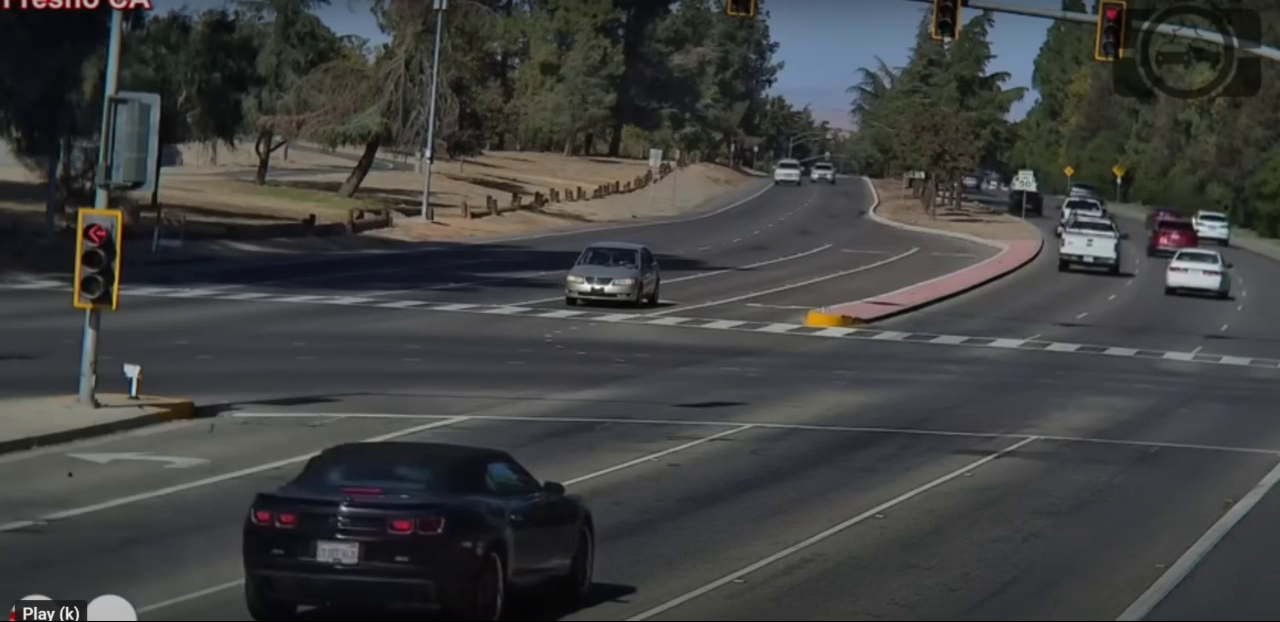
#> input picture frame 49 of vanet/accident.mp4, 1280 x 622 px
$ python accidentDetection.py
#> lines starting #> are read from the running program, lines starting #| are printed output that depends on the picture
import cv2
import time
import datetime
# import pywhatkit as kit
# Function to check if the current time exceeds the specified timestamp
def is_accident_time(current_time, accident_time):
    return current_time >= accident_time

# Initialize video capture from a camera (you can replace 0 with the camera index or video file path)
cap = cv2.VideoCapture("accident.mp4")

# Initialize background frame for motion detection
background = None

# Parameters for motion detection
motion_threshold = 1000

# Timestamp when the accident occurs (in seconds from the start of the video)
accident_timestamp = 9

# Get the current time
start_time = time.time()

phone_number = "+916397182160"  # Include the country code
message = "Hello, this is a test message!"

# Get the current time
now = datetime.datetime.now()
wait_time_seconds = 10
call_time_seconds = 15
wait_time = time.strftime("%H:%M", time.localtime(time.time() + wait_time_seconds))
call_time = time.strftime("%H:%M", time.localtime(time.time() + call_time_seconds))

while True:
    # Read a frame from the camera
    ret, frame = cap.read()
#> frame is the input picture: shape (622, 1280, 3); mean B, G, R 63.8, 64.2, 63.6

    # Convert the frame to grayscale
    gray = cv2.cvtColor(frame, cv2.COLOR_BGR2GRAY)
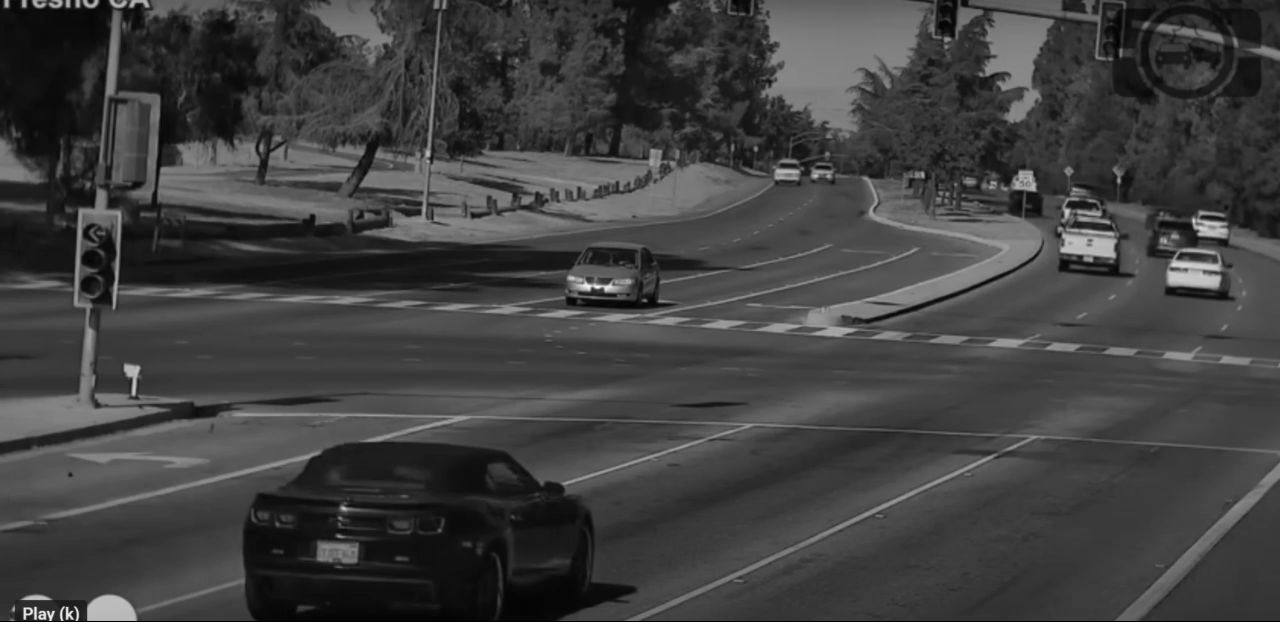
#> gray: shape (622, 1280); min 0, max 249, mean 63.9

    # Blur the frame to reduce noise
    blurred = cv2.GaussianBlur(gray, (5, 5), 0)

    # Initialize the background frame
    if background is None:
        background = blurred
        continue

    # Compute the absolute difference between the current frame and the background
    diff = cv2.absdiff(background, blurred)

    # Apply a threshold to the difference to get the foreground mask
    _, thresh = cv2.threshold(diff, 25, 255, cv2.THRESH_BINARY)

    # Find contours in the thresholded image
    contours, _ = cv2.findContours(thresh, cv2.RETR_EXTERNAL, cv2.CHAIN_APPROX_SIMPLE)

    # Filter contours to keep only reasonably sized vehicles
    vehicles = [contour for contour in contours if 50 < cv2.boundingRect(contour)[2] < 150 and 50 < cv2.boundingRect(contour)[3] < 150]

    # Check if it's time to display the "Accident happens" message
    current_time = time.time() - start_time
    if is_accident_time(current_time, accident_timestamp):
        cv2.putText(frame, "Accident happened", (20, 40), cv2.FONT_HERSHEY_SIMPLEX, 1, (0, 0, 255), 2, cv2.LINE_AA)
        # kit.sendwhatmsg(phone_number, message, int(call_time.split(":")[0]), int(call_time.split(":")[1]),
        #                 int(wait_time.split(":")[0]), int(wait_time.split(":")[1]))
    cv2.imshow('Frame', frame)

    # Break the loop if 'q' key is pressed or video ends
    if cv2.waitKey(30) & 0xFF == ord('q') or not ret:
        break

# Release the video capture object and close windows
cap.release()


cv2.destroyAllWindows()

$ run again, starting later in the video
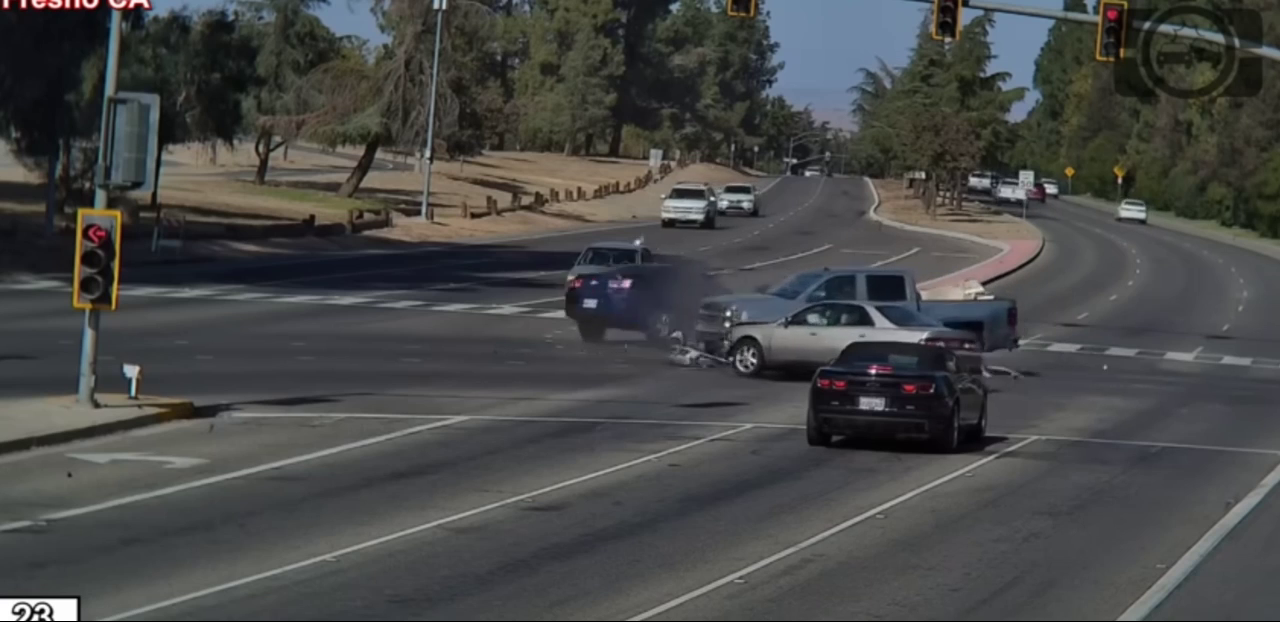
#> input picture frame 220 of vanet/accident.mp4, 1280 x 622 px
#> frame is the input picture: shape (622, 1280, 3); mean B, G, R 71.7, 72.4, 71.4
#> `gray = cv2.cvtColor(frame, cv2.COLOR_BGR2GRAY)`:
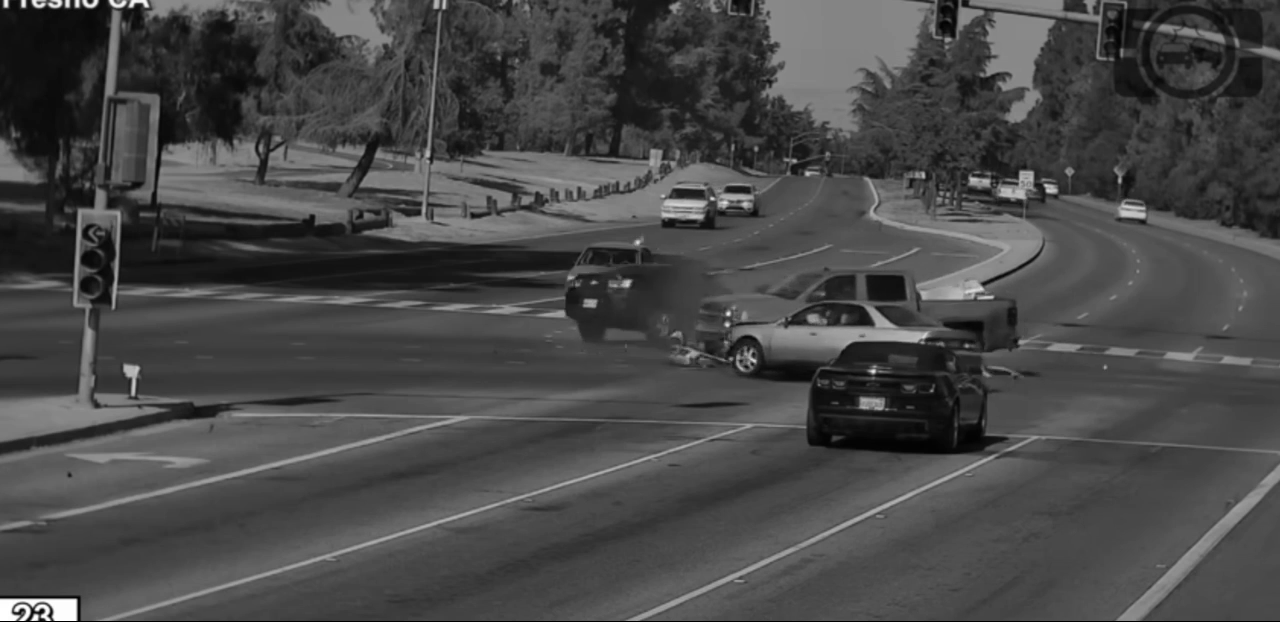
#> gray: shape (622, 1280); min 0, max 255, mean 72

$ run again, starting later in the video
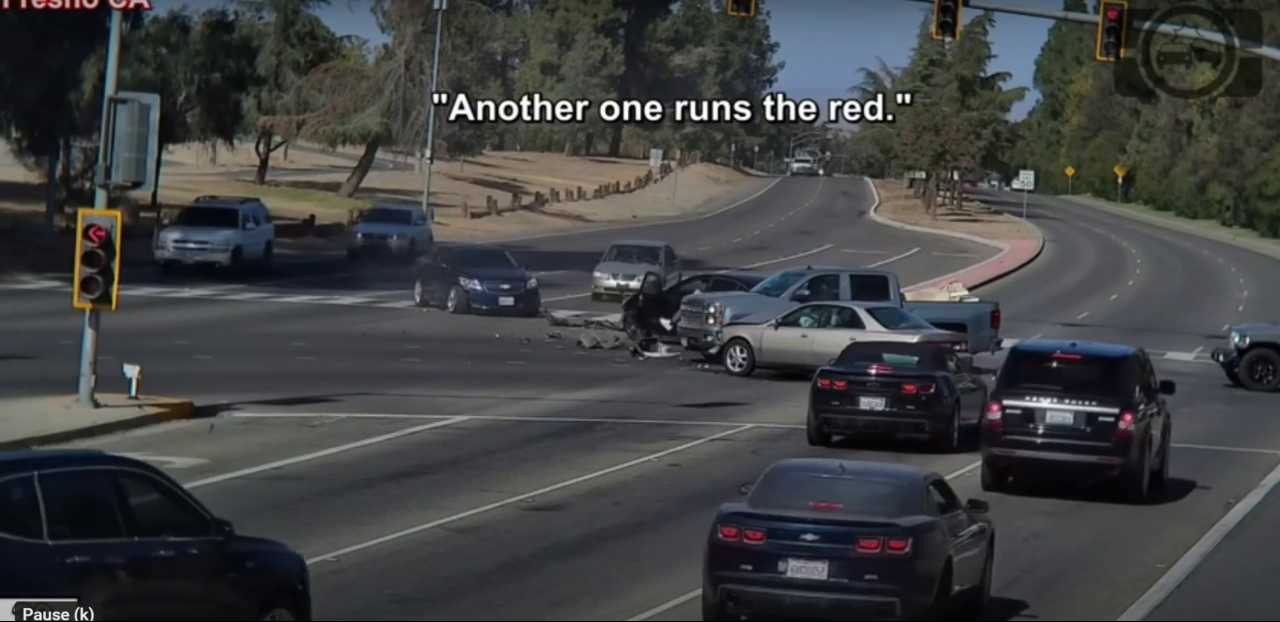
#> input picture frame 392 of vanet/accident.mp4, 1280 x 622 px
#> frame is the input picture: shape (622, 1280, 3); mean B, G, R 66.4, 65.4, 64.1
#> `gray = cv2.cvtColor(frame, cv2.COLOR_BGR2GRAY)`:
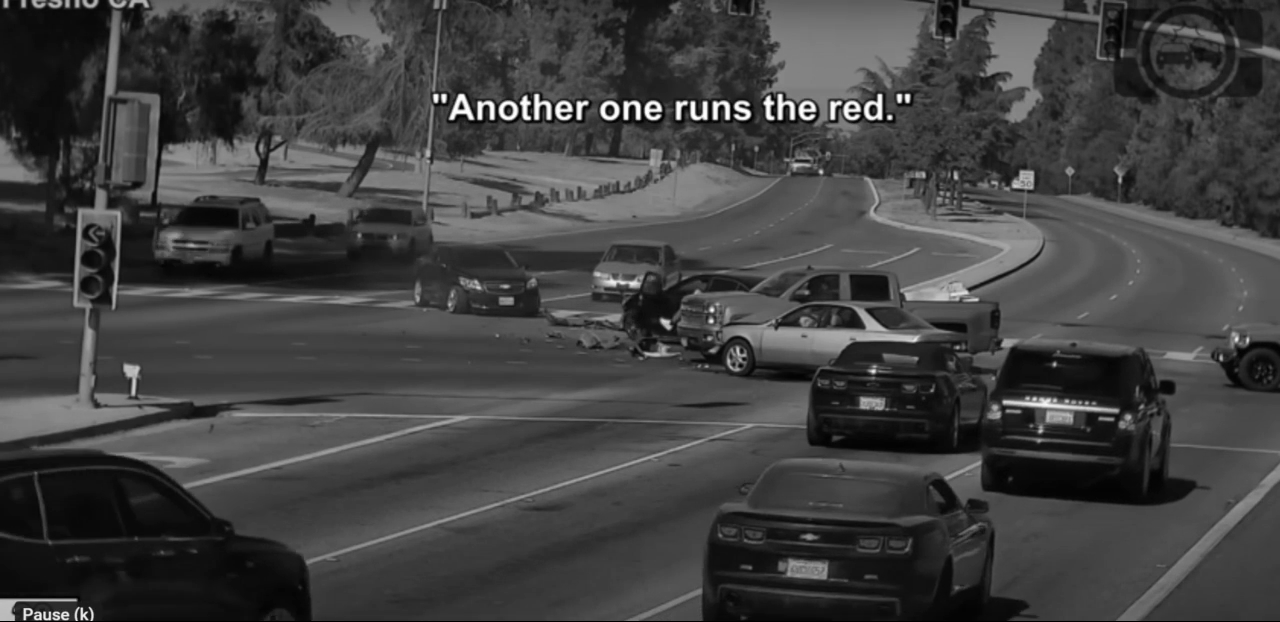
#> gray: shape (622, 1280); min 0, max 255, mean 65.1
